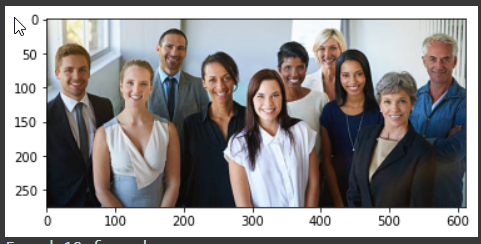
#> input picture Semester 5/AIES/image.png, 481 x 244 px
$ python Assignment7.py
#> lines starting #> are read from the running program, lines starting #| are printed output that depends on the picture; after the words box and inside, x2 and y2 are one past the last pixel; in counts of white or black regions, pixels touching at a corner belong together
import cv2

image = cv2.imread('image.png')
#> image is the input picture: shape (244, 481, 3); mean B, G, R 143.7, 143.5, 146.2
gray_image = cv2.cvtColor(image, cv2.COLOR_BGR2GRAY)
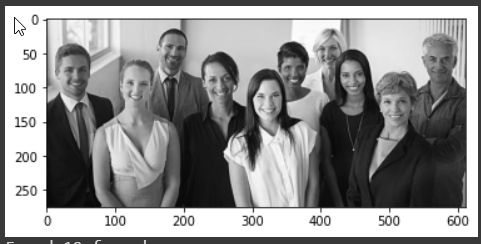
#> gray_image: shape (244, 481); min 4, max 255, mean 144.4

face_cascade = cv2.CascadeClassifier(cv2.data.haarcascades + 'haarcascade_frontalface_default.xml')
faces = face_cascade.detectMultiScale(gray_image, 1.1, 5, minSize=(30, 30))
#> faces = [[157, 34, 36, 36], [422, 46, 36, 36], [55, 56, 39, 39], [335, 61, 36, 36], [201, 65, 38, 38], [115, 67, 43, 43], [249, 83, 37, 37], [375, 86, 40, 40]]
for (x, y, w, h) in faces:
    cv2.rectangle(image, (x, y), (x+w, y+h), (255, 0, 0), 2)
#> this loop made 8 passes
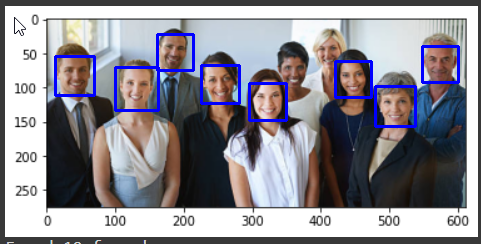
#> image: shape (244, 481, 3); 3.08% of pixels changed, all inside (x1, y1, x2, y2) = (54, 33, 460, 128)

cv2.imshow('Detected Faces', image)

cv2.waitKey(0)
cv2.destroyAllWindows()
